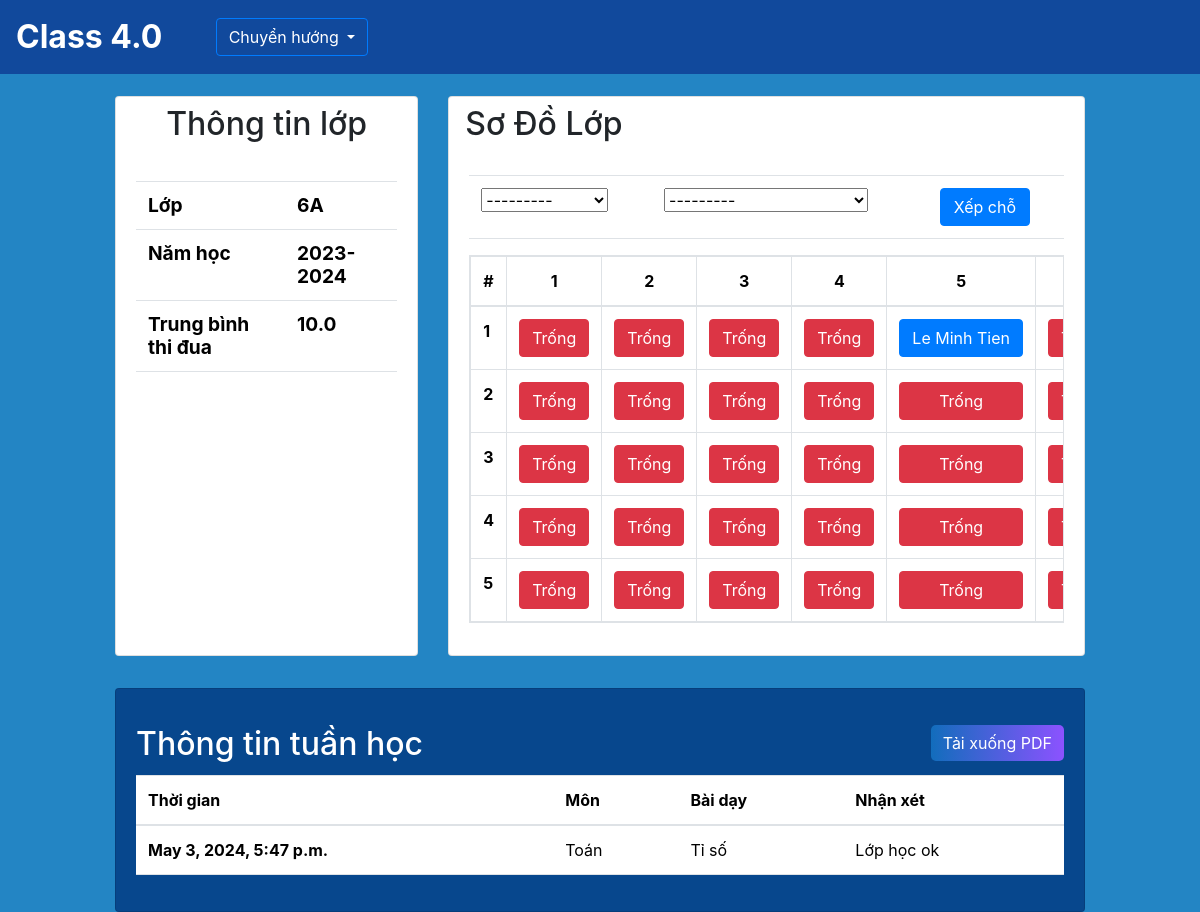
The page /home/6A/summary/ on the database its author committed.
### SM/models.py (models this page shows, shortened)
class Classroom(models.Model):
    name = models.CharField(primary_key=True,max_length=10)
    manager = models.ForeignKey('app_User.Teacher', on_delete=models.CASCADE,related_name='classroom') # 1 lớp chỉ có 1 giáo viên và ngược lại

class Student(models.Model):
    id = models.IntegerField(primary_key=True)
    name = models.CharField(max_length=100,blank=False, null=False)
    classroom = models.ForeignKey(Classroom, on_delete=models.CASCADE, related_name='student') # cho phép classroom truy vấn được các student của mình
    def __str__(self):
        return f"{self.name} - ID: {self.id}"

class Subject (models.Model):
    id = models.CharField(primary_key=True, max_length = 10)
    name = models.CharField(max_length = 100,blank=False, null=False) # cần đảm bảo bắt buôc phải có

### CM/models.py (models this page shows, shortened)
class Seat(models.Model):
    classroom = models.ForeignKey(Classroom, on_delete=models.CASCADE, related_name='seats')
    student = models.ForeignKey(Student, on_delete=models.SET_NULL, null=True, blank=True,related_name='seat')
    row = models.PositiveIntegerField()
    column = models.PositiveIntegerField()
    def __str__(self):
        return f"Hàng {self.row}, Cột {self.column}"
    class Meta:
        unique_together = [['classroom', 'row', 'column']]

class Lessons (models.Model):
    name = models.CharField(max_length=150)
    subject = models.ForeignKey(Subject, on_delete=models.CASCADE)
    classroom = models.ForeignKey(Classroom,on_delete=models.CASCADE)
    teacher = models.ForeignKey('app_User.Teacher', on_delete=models.CASCADE)
    counter = models.PositiveIntegerField(default=1)  # Thêm trường counter (đếm số tiết) editable=False
    comment = models.TextField()
    date_time = models.DateTimeField(auto_now_add=True)
    grades = (
        (10, 'Tốt'),
        (8, 'Khá'),
        (6, 'Trung Bình'),
        (4, 'Yếu'),
    )
    grade = models.IntegerField(choices=grades, default='10')

### CM/views.py (the view)
# urls.py: path('<str:classroom>/summary/', views.summary_view, name= 'summary'),
def summary_view (request,classroom):
    classroom = get_object_or_404(Classroom, name=classroom) # đưa vào add lesson
    seats = classroom.seats.all().order_by('row', 'column') # đưa vào add lesson
    schedule = Schedule.objects.filter(classroom=classroom).first()
    students = classroom.student.all()
    subjects = classroom.subjects.all()
    lesson = get_lessons_week(classroom=classroom)
    avglessons = get_avglessons(classroom=classroom)
    if request.method == 'POST':
        form = AssignStudentForm(classroom, request.POST)
        if form.is_valid():
            seat = form.cleaned_data['seat']
            student = form.cleaned_data['student']
            seat.assign_student(student)
            return HttpResponseRedirect(request.path_info)
    else:
        form = AssignStudentForm(classroom=classroom)
    context = {
        'lessons':lesson,
        'classroom':classroom,
        'students':students,
        'subjects':subjects,
        'assign_studentForm': form,
        'seats':seats,
        'schedule':schedule,
        'rows': range(1, 6),
        'columns': range(1, 9),
        'avglessons':avglessons
    }
    return render(request, 'summary.html', context)

### CM/forms.py
class AssignStudentForm(forms.Form):
    def __init__(self, classroom, *args, **kwargs):
        super().__init__(*args, **kwargs)
        seats = Seat.objects.filter(classroom=classroom)
        students = Student.objects.filter(classroom=classroom)
        self.fields['seat'] = forms.ModelChoiceField(queryset=seats)
        self.fields['student'] = forms.ModelChoiceField(queryset=students)
    seat = forms.ModelChoiceField(queryset=Seat.objects.none())  # Trường rỗng ban đầu
    student = forms.ModelChoiceField(queryset=Student.objects.none())  # Trường rỗng ban đầu

### CM/views.py (called while the page is built)
def get_lessons_week(classroom):
    today = datetime.now().date()
    start_of_week = today - timedelta(days=today.weekday())
    end_of_week = start_of_week + timedelta(days=6)
    lessons_week = Lessons.objects.filter(classroom=classroom, date_time__date__range=[start_of_week, end_of_week])
    return lessons_week

def get_avglessons(classroom):
    now = timezone.now()
    start_of_week = now - timedelta(days=now.weekday())
    end_of_week = start_of_week + timedelta(days=6)
    lessons_this_week = Lessons.objects.filter(date_time__range=[start_of_week, end_of_week], classroom=classroom)
    lesson_grades = lessons_this_week.aggregate(average_grade=Avg('grade'))
    return lesson_grades['average_grade']

### CM/templates/summary.html (shortened to what this page needs)
{% extends "base.html" %}
{% load static %}
{% block Nav %}
<div class="dropdown">
    <button type="button" class="btn btn-outline-primary text-white dropdown-toggle" data-bs-toggle="dropdown">
        Chuyển hướng
    </button>
</div>
{% endblock Nav %}
{% block content %}
<div class="row">
    <div class="col-1"></div>
    <div class="col-10">
        <div class="row">
            <div class="col-4">
                <div class="card" style="margin-top: 1rem; margin-bottom: 1rem; height:35rem">
                    <h2 class="card-title text-center" style="margin-top:0.5rem">Thông tin lớp</h2>
                    <div class="card-body">
                        <div style="margin-top: 2%;">
                            <table class="table " >
                                <tbody>
                                <tr>
                                    <th class="display-6 font-weight-bold" style="font-size: 1.2em" scope="row">Lớp</th>
                                    <td class="display-6 font-weight-bold" style="font-size: 1.2em">{{ classroom.name }}</td>
                                </tr>
                                <tr>
                                    <th class="display-6 font-weight-bold" style="font-size: 1.2em" scope="row">Năm học</th>
                                    <td class="display-6 font-weight-bold" style="font-size: 1.2em">2023-2024</td>
                                </tr>
                                <tr>
                                    <th class="display-6 font-weight-bold" style="font-size: 1.2em" scope="row">Trung bình thi đua</th>
                                    <td class="display-6 font-weight-bold" style="font-size: 1.2em">{{avglessons}}</td>
                                </tr>
                                </tbody>
                            </table>
                        </div>
                    </div>
                </div>
            </div>
            <div class="col-8">
                <div class="card" style="margin-top: 1rem; height:35rem">
                    <h2 class="card-title" style="margin-top:0.5rem; margin-left:0.5em">Sơ Đồ Lớp</h2>
                    <div class="card-body">
                        <div>
                            <div style="margin-bottom:1rem">
                                <form method="post">
                                    <table class="table">
                                        <thead>
                                            <tr>
                                                <td>
                                                    {{ assign_studentForm.seat }}
                                                </td>
                                                <td>
                                                    {{ assign_studentForm.student }}
                                                </td>
                                                <td>
                                                    <button class="btn btn-primary" style="width:80%" type="submit">Xếp chỗ</button>
                                                </td>
                                            </div>
                            </div>
                                <table class="table table-bordered table-responsive">
                                    <thead>
                                        <tr>
                                            <th>#</th>
                                            {% for column in columns %}
                                            <th class="text-center">{{ column }}</th>
                                            {% endfor %}
                                        </tr>
                                    </thead>
                                    <tbody>
                                        {% for row in rows %}
                                        <tr>
                                            <th>{{ row }}</th>
                                            {% for column in columns %}
                                            <td>
                                                {% for seat in seats %}
                                                    {% if seat.row == row and seat.column == column %}
                                                        {% if not seat.student %}
                                                        <div class="d-flex justify-content-center">
                                                            <button class="btn btn-danger text-white" style="width:100%">Trống</button>
                                                        </div>
                                                        {% else %}
                                                        <div class="d-flex justify-content-center">
                                                        <a class="btn btn-primary text-white text-truncate" style="width:100%">{{ seat.student.name }}</a>
                                                        </div>
                                                        {% endif %}
                                                    {% endif %}
                                                {% endfor %}
                                            </td>
                                            {% endfor %}
                                        </tr>
                                        {% endfor %}
                                    </tbody>
                                </table>
                        </div>
                    </div>
                </div>
            </div>
        </div>
    </div>
    <div class="col-1"></div>
</div>
<div class="row">
    <div class="col-1"></div>
    <div class="col-10">
        <div class="card" style="background-color: #07478D; margin-top:1rem">
            <div class="card-body">
                    <div class="row">
                        <div class="col-6">
                            <h2 class="card-title text-white" style="margin-top: 1rem;">Thông tin tuần học</h2>
                        </div>
                        <div class="col-6 text-right">
                            <a class="btn card-title text-white" style="margin-top:1rem; border-radius: 5px; background-image: linear-gradient(to right, #126DBC, #8C52FF);border: none;" href="{% url 'preview_lessons' classroom.name %}">Tải xuống PDF</a>
                        </div>
                    </div>
                    <table class="table">
                        <thead>
                            <tr>
                                <th scope="col">Thời gian</th>
                                <th scope="col">Môn</th>
                                <th scope="col">Bài dạy</th>
                                <th scope="col">Nhận xét</th>
                            </tr>
                        </thead>
                        <tbody>
                            {% if lessons %}
                            {% for lesson in lessons %}
                            <tr>
                                <th scope="row">{{lesson.date_time }}</th>
                                <td>{{lesson.subject.name}}</td>
                                <td>{{lesson.name }}</td>
                                <td>{{lesson.comment}}</td>
                            </tr>
                            {% endfor %}
                            {% endif %}
                        </tbody>
                    </table>
            </div>
        </div>
    </div>
    <div class="col-1"></div>
</div>
{% endblock content %}

### templates/base.html (style rules this page uses)
body { margin: 0; padding: 0; height: 100vh; width: 100vw; overflow-x: hidden; }

### rows shown on the page
Classroom: name "6A"
Seat: row "Trống"
Seat: row "Trống"
Seat: row "Trống"
Seat: row "Trống"
Seat: student.name "Le Minh Tien"
Seat: row "Trống"
Seat: row "Trống"
Seat: row "Trống"
Seat: row "Trống"
Seat: row "Trống"
Seat: row "Trống"
Seat: row "Trống"
Seat: row "Trống"
Seat: row "Trống"
Seat: row "Trống"
Seat: row "Trống"
Seat: row "Trống"
Seat: row "Trống"
Seat: row "Trống"
Seat: row "Trống"
Seat: row "Trống"
Seat: row "Trống"
Seat: row "Trống"
Seat: row "Trống"
Seat: row "Trống"
Lessons: date_time "May 3, 2024, 5:47 p.m.", subject.name "Toán", name "Tỉ số", comment "Lớp học ok"

### other values the page prints
{{ avglessons }} "10.0"
{{ column }} "1" "2" "3" "4" "5"
{{ row }} "1" "2" "3" "4" "5"
